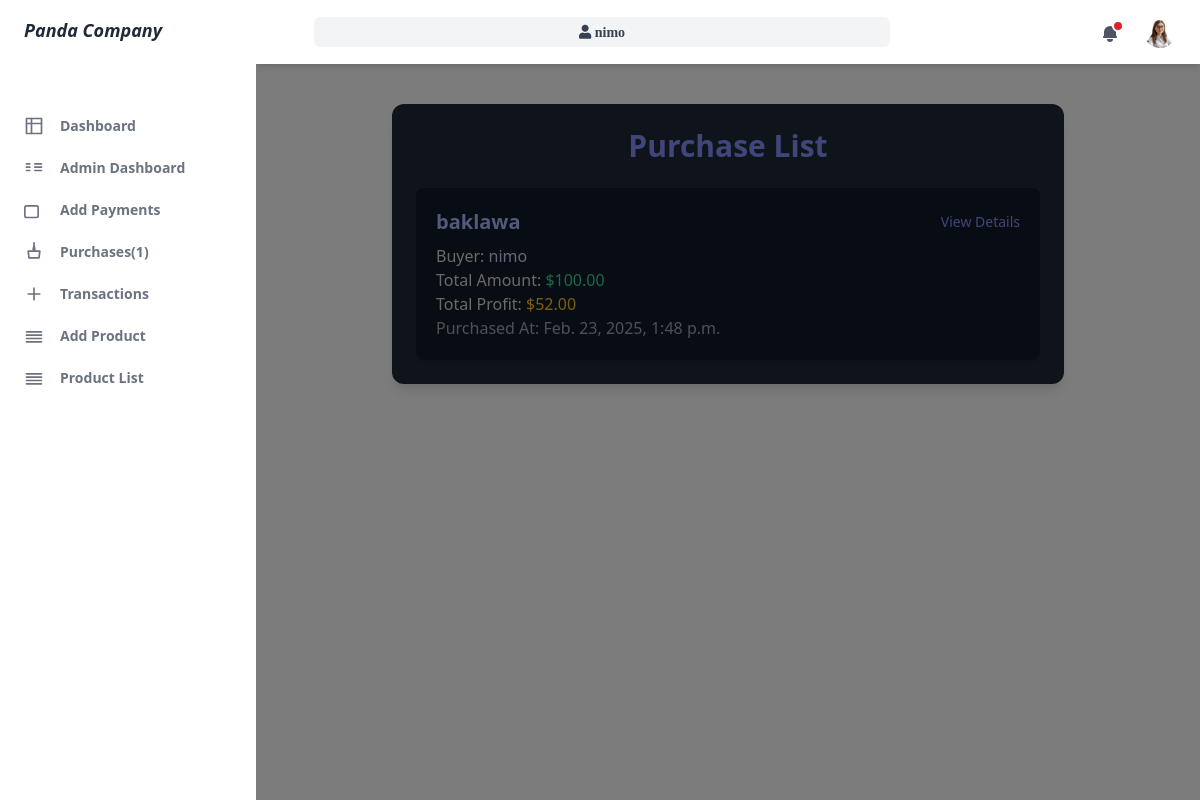
/dashboards/purchase/ (signed in), run on the app's committed database.
### dashboards/models.py (models this page shows, shortened)
class Purchase(models.Model):
    product = models.ForeignKey(Product, on_delete=models.CASCADE, null=True)  # The product being purchased
    buyer = models.ForeignKey(User, on_delete=models.CASCADE)  # The user who made the purchase
    total_amount = models.DecimalField(max_digits=10, decimal_places=2, default=0)  # Total amount of the purchase
    total_profit = models.DecimalField(max_digits=10, decimal_places=2, default=0)  # Total profit from the purchase
    purchased_at = models.DateTimeField(auto_now_add=True)  # Timestamp of when the purchase was made
    admin_approved = models.BooleanField(default=False)

### products/models.py (models this page shows)
class Product(models.Model):
    choice_state = (('sold', 'Sold'), ('unsold', 'Unsold'))
    user = models.ForeignKey(User, on_delete=models.CASCADE, null=True, blank=True)
    name = models.CharField(max_length=255)
    image = models.ImageField(upload_to='products/')
    description = models.TextField()
    estimated_cost = models.DecimalField(max_digits=10, decimal_places=2)
    estimated_profit = models.DecimalField(max_digits=10, decimal_places=2)
    estimated_time = models.IntegerField()
    state = models.CharField(max_length=20, choices=choice_state, default='unsold')
    created_at = models.DateTimeField(default=timezone.now)
    def __str__(self):
        return self.name

### dashboards/views.py (the view)
# urls.py: path('purchase/', PurchaseProductView.as_view(), name='purchase_list'),
@method_decorator(never_cache, name='dispatch')
class PurchaseProductView(LoginRequiredMixin, UserPassesTestMixin, ListView):
    model = Purchase
    template_name = 'operations/purchase.html'
    context_object_name = 'purchases'
    def test_func(self):
        return self.request.user.is_superuser
    def get_queryset(self):
        return Purchase.objects.select_related()

### dashboards/notify.py (called while the page is built)
def navbar_notifications(request):
    if request.user.is_authenticated:
        unread_notifications_count = Notification.objects.filter(user=request.user, is_read=False).count()
        unread_notifications = Notification.objects.filter(user=request.user, is_read=False)
        return {
            'unread_notifications_count': unread_notifications_count,
            'unread_notifications': unread_notifications
        }
    return {
        'unread_notifications_count': 0,
        'unread_notifications': []
    }

### dashboards/views.py (called while the page is built)
def sidebar_counts(request):
    purchase = Purchase.objects.count()
    transaction = Transaction.objects.count()
    return {'purchase': purchase, 'transaction': transaction}

### dashboards/templates/operations/purchase.html (shortened to what this page needs)
{% extends 'base.html' %}
{% block content %}
<div class="max-w-2xl mx-auto bg-gray-800 text-white shadow-lg rounded-xl p-6 mt-10">
    <h1 class="text-3xl font-bold text-center mb-6 text-indigo-400">Purchase List</h1>
    {% if purchases %}
        <div class="space-y-6">
            {% for purchase in purchases %}
                <div class="bg-gray-900 p-5 rounded-lg shadow-md hover:shadow-xl transition duration-300">
                    <div class="flex justify-between items-center mb-2">
                        <h2 class="text-xl font-semibold text-indigo-300">{{ purchase.product }}</h2>
                        <a href="{% url 'purchases_confirm' purchase.pk %}" class="text-sm text-indigo-400 hover:text-indigo-300 transition">View Details</a>
                    </div>
                    <p class="text-md font-medium text-gray-300">Buyer: <span class="text-indigo-200">{{ purchase.buyer }}</span></p>
                    <p class="text-md font-medium text-gray-300">Total Amount: <span class="text-green-400">${{ purchase.total_amount }}</span></p>
                    <p class="text-md font-medium text-gray-300">Total Profit: <span class="text-yellow-400">${{ purchase.total_profit }}</span></p>
                    <p class="text-md font-medium text-gray-400">Purchased At: {{ purchase.purchased_at }}</p>
                </div>
            {% endfor %}
        </div>
    {% else %}
        <p class="text-center text-gray-400">No purchases available.</p>
    {% endif %}
</div>
{% endblock %}

### my_app/templates/parts/header.html (shortened to what this page needs)
{% load static %}
<header class="z-10 py-4 bg-white shadow-md dark:bg-gray-800 round-xl">
  <div class="container flex items-center justify-between h-full px-6 mx-auto text-gray-600 dark:text-gray-300">
    <div class="flex justify-center flex-1 lg:mr-32">
      <div class="relative w-full max-w-xl mr-6">
        <button class="w-full text-sm text-gray-700 bg-gray-100 border-0 rounded-md dark:bg-gray-700 dark:text-gray-200 dark:hover:text-gray-100 flex items-center justify-center p-2 hover:bg-gray-200 dark:hover:bg-gray-600 transition-all duration-300">
          <i class="fas fa-user font-bold"> {{ user.username }}</i>
        </button>
      </div>
    </div>
    <ul class="flex items-center flex-shrink-0 space-x-6">
      <li class="relative">
        <button class="relative align-middle rounded-md focus:outline-none focus:shadow-outline-purple" @click="toggleNotificationsMenu" @keydown.escape="closeNotificationsMenu" aria-label="Notifications" aria-haspopup="true">
          <svg class="w-5 h-5" aria-hidden="true" fill="currentColor" viewBox="0 0 20 20">
            <path d="M10 2a6 6 0 00-6 6v3.586l-.707.707A1 1 0 004 14h12a1 1 0 00.707-1.707L16 11.586V8a6 6 0 00-6-6zM10 18a3 3 0 01-3-3h6a3 3 0 01-3 3z"></path>
          </svg>
          <span aria-hidden="true" class="absolute top-0 right-0 inline-block w-3 h-3 transform translate-x-1 -translate-y-1 bg-red-600 border-2 border-white rounded-full dark:border-gray-800"></span>
        </button>
      </li>
      <li class="relative">
        <button
          class="align-middle rounded-full focus:shadow-outline-purple focus:outline-none"
          @click="toggleProfileMenu"
          @keydown.escape="closeProfileMenu"
          aria-label="Account"
          aria-haspopup="true"
        >
        {% if profile.gender == 'male' %}
          <img
            class="object-cover w-8 h-8 rounded-full"
            src="{% static 'img/boy_pic_profile.png' %}"
            alt=""
            aria-hidden="true"
          />
        {% else %}
          <img
            class="object-cover w-8 h-8 rounded-full"
            src="{% static 'img/girl_pic_profile.png' %}"
            alt=""
            aria-hidden="true"
          />
        {% endif %}
        </button>
      </li>
      </ul>
    </div>
</header>

### data on the page
Purchase: product "baklawa", buyer "nimo", total_amount "100.00", total_profit "52.00", purchased_at "Feb. 23, 2025, 1:48 p.m."

### other printed values
{{ purchase }} "1"
{{ user.username }} "nimo"
